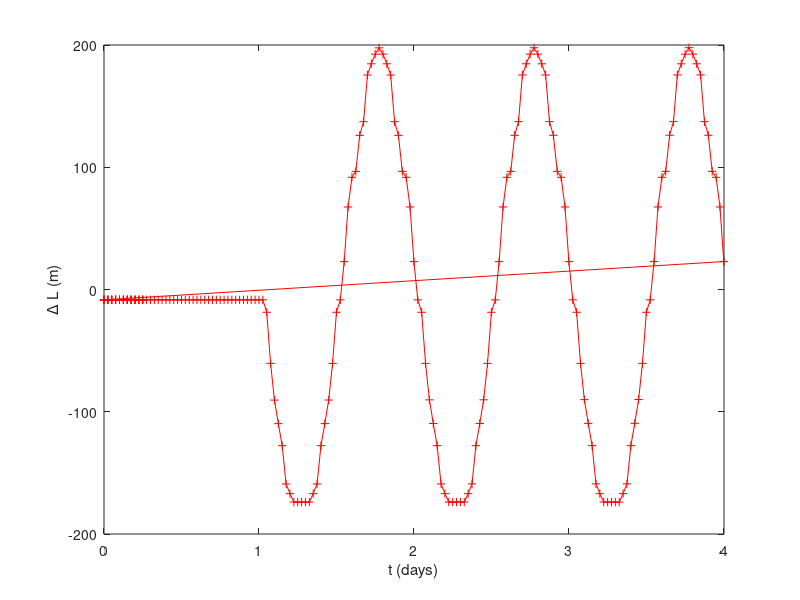

Here is the MATLAB script that generated this plot: (Note: this script raises an error after producing the figure.)
M=importdata('dhdx-GL.dat');

%I=find(M(:,1)<1/diy) ; n=numel(I) ; A=[ones(n,1) M(I,1)] ; sol=A\M(I,2); 
%M(:,2)=M(:,2)-sol(1)-sol(2)*M(:,1);
%M(:,3)=M(:,3)-sol(1)-sol(2)*M(:,1);

figure

diy=365.15;

plot(diy*M(:,1),M(:,2),'+-r')
hold on

%plot(diy*M(:,1),M(:,2)+M(:,3),'r')
%plot(diy*M(:,1),M(:,2)-M(:,3),'r')
xlabel('t (days)') ; ylabel('\Delta L (m)')

rho=920 ; rhow=1030 ; dhdx=-0.001 ; dsdx=[] ; dS=2; dBdx=-0.01;
dL=TidalMigrationDistance(rho,rhow,dhdx,dsdx,dBdx,dS);
[dL.neg dL.pos dL.neg-dL.pos]
[max(M(:,2)) min(M(:,2)) max(M(:,2))-min(M(:,2))]


%figure
diy=365.15;
M=importdata('dsdx-GL.dat');


% gradient through first day
I=find(M(:,1)<1/diy) ; n=numel(I) ; A=[ones(n,1) M(I,1)] ; sol=A\M(I,2); 
M(:,2)=M(:,2)-sol(1)-sol(2)*M(:,1);
M(:,3)=M(:,3)-sol(1)-sol(2)*M(:,1);

%plot(diy*M(:,1),sol(1)+sol(2)*M(:,1),'g') ; hold on



plot(diy*M(:,1),M(:,2),'+-b')
hold on

%plot(diy*M(:,1),M(:,2)+M(:,3),'b')
%plot(diy*M(:,1),M(:,2)-M(:,3),'b')
xlabel('t (days)') ; ylabel('\Delta L (m)')

legend('dh/dx=-0.001','ds/dx=-0.001')


%plot(diy*M(:,1),M(:,1)*0+dL.neg,'r--') ; plot(diy*M(:,1),M(:,1)*0+dL.pos,'r--')


dsdx=-0.001; dhdx=[];
dL=TidalMigrationDistance(rho,rhow,dhdx,dsdx,dBdx,dS);
%plot(diy*M(:,1),M(:,1)*0+dL.neg,'b--') ; plot(diy*M(:,1),M(:,1)*0+dL.pos,'b--')

[dL.neg dL.pos dL.neg-dL.pos]
[max(M(:,2)) min(M(:,2)) max(M(:,2))-min(M(:,2))]

